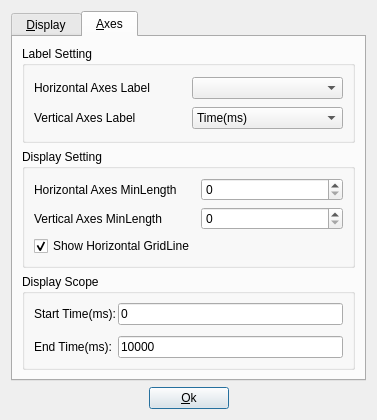
<?xml version="1.0" encoding="UTF-8"?>
<ui version="4.0">
 <class>PlotParamDlg</class>
 <widget class="QDialog" name="PlotParamDlg">
  <property name="geometry">
   <rect>
    <x>0</x>
    <y>0</y>
    <width>377</width>
    <height>420</height>
   </rect>
  </property>
  <property name="windowTitle">
   <string>Dialog</string>
  </property>
  <layout class="QVBoxLayout" name="verticalLayout_4">
   <item>
    <widget class="QTabWidget" name="tabWidget">
     <property name="currentIndex">
      <number>1</number>
     </property>
     <widget class="QWidget" name="tab">
      <attribute name="title">
       <string> &amp;Display </string>
      </attribute>
      <layout class="QVBoxLayout" name="verticalLayout_2">
       <item>
        <widget class="QGroupBox" name="groupBox">
         <property name="title">
          <string>Wiggle Mode</string>
         </property>
         <layout class="QHBoxLayout" name="horizontalLayout_3">
          <item>
           <layout class="QHBoxLayout" name="horizontalLayout_2">
            <item>
             <widget class="QRadioButton" name="WTVArBtn">
              <property name="text">
               <string>WTVA</string>
              </property>
             </widget>
            </item>
            <item>
             <widget class="QRadioButton" name="WTrBtn">
              <property name="text">
               <string>WT</string>
              </property>
             </widget>
            </item>
            <item>
             <widget class="QRadioButton" name="VArBtn">
              <property name="text">
               <string>VA</string>
              </property>
             </widget>
            </item>
           </layout>
          </item>
         </layout>
        </widget>
       </item>
       <item>
        <widget class="QGroupBox" name="groupBox_4">
         <property name="title">
          <string>VA Brush Polarity</string>
         </property>
         <layout class="QHBoxLayout" name="horizontalLayout_5">
          <item>
           <widget class="QCheckBox" name="positiveCbx">
            <property name="text">
             <string>Positive</string>
            </property>
           </widget>
          </item>
          <item>
           <widget class="QCheckBox" name="negativeCbx">
            <property name="text">
             <string>Negative</string>
            </property>
           </widget>
          </item>
         </layout>
        </widget>
       </item>
       <item>
        <widget class="QGroupBox" name="groupBox_5">
         <property name="title">
          <string>Interpolation Type</string>
         </property>
         <layout class="QHBoxLayout" name="horizontalLayout_4">
          <item>
           <widget class="QRadioButton" name="sincRBtn">
            <property name="text">
             <string>Sinc</string>
            </property>
           </widget>
          </item>
          <item>
           <widget class="QRadioButton" name="linearRbtn">
            <property name="text">
             <string>Linear</string>
            </property>
           </widget>
          </item>
         </layout>
        </widget>
       </item>
       <item>
        <layout class="QGridLayout" name="gridLayout_3">
         <item row="0" column="0">
          <widget class="QLabel" name="label_6">
           <property name="sizePolicy">
            <sizepolicy hsizetype="Expanding" vsizetype="Preferred">
             <horstretch>0</horstretch>
             <verstretch>0</verstretch>
            </sizepolicy>
           </property>
           <property name="text">
            <string>Scale Scope:</string>
           </property>
          </widget>
         </item>
         <item row="0" column="1">
          <widget class="QComboBox" name="ScaleScopeCbx">
           <item>
            <property name="text">
             <string>Global</string>
            </property>
           </item>
           <item>
            <property name="text">
             <string>Trace</string>
            </property>
           </item>
          </widget>
         </item>
         <item row="1" column="0">
          <widget class="QLabel" name="label_5">
           <property name="sizePolicy">
            <sizepolicy hsizetype="Expanding" vsizetype="Preferred">
             <horstretch>0</horstretch>
             <verstretch>0</verstretch>
            </sizepolicy>
           </property>
           <property name="text">
            <string>Gain:</string>
           </property>
          </widget>
         </item>
         <item row="1" column="1">
          <widget class="QLineEdit" name="gainEdit">
           <property name="sizePolicy">
            <sizepolicy hsizetype="Preferred" vsizetype="Fixed">
             <horstretch>0</horstretch>
             <verstretch>0</verstretch>
            </sizepolicy>
           </property>
           <property name="maximumSize">
            <size>
             <width>100</width>
             <height>16777215</height>
            </size>
           </property>
           <property name="text">
            <string>1.0</string>
           </property>
          </widget>
         </item>
         <item row="2" column="0">
          <widget class="QLabel" name="label_7">
           <property name="text">
            <string>Trace Inc:</string>
           </property>
          </widget>
         </item>
         <item row="2" column="1">
          <widget class="QSpinBox" name="traceIncSpx"/>
         </item>
        </layout>
       </item>
      </layout>
     </widget>
     <widget class="QWidget" name="tab_2">
      <attribute name="title">
       <string> &amp;Axes </string>
      </attribute>
      <layout class="QVBoxLayout" name="verticalLayout_3">
       <item>
        <widget class="QGroupBox" name="groupBox_2">
         <property name="title">
          <string>Label Setting</string>
         </property>
         <layout class="QGridLayout" name="gridLayout">
          <item row="0" column="0">
           <widget class="QLabel" name="label">
            <property name="text">
             <string>Horizontal Axes Label</string>
            </property>
           </widget>
          </item>
          <item row="0" column="1">
           <widget class="QComboBox" name="horiAxesLbl"/>
          </item>
          <item row="1" column="0">
           <widget class="QLabel" name="label_2">
            <property name="text">
             <string>Vertical Axes Label</string>
            </property>
           </widget>
          </item>
          <item row="1" column="1">
           <widget class="QComboBox" name="vertAxesLbl">
            <item>
             <property name="text">
              <string>Time(ms)</string>
             </property>
            </item>
            <item>
             <property name="text">
              <string>Depth(m)</string>
             </property>
            </item>
           </widget>
          </item>
         </layout>
        </widget>
       </item>
       <item>
        <widget class="QGroupBox" name="groupBox_3">
         <property name="title">
          <string>Display Setting</string>
         </property>
         <layout class="QGridLayout" name="gridLayout_2">
          <item row="0" column="0">
           <widget class="QLabel" name="label_3">
            <property name="text">
             <string>Horizontal Axes MinLength</string>
            </property>
           </widget>
          </item>
          <item row="0" column="1">
           <widget class="QSpinBox" name="horiAxesMinLenEdit"/>
          </item>
          <item row="1" column="0">
           <widget class="QLabel" name="label_4">
            <property name="text">
             <string>Vertical Axes MinLength</string>
            </property>
           </widget>
          </item>
          <item row="1" column="1">
           <widget class="QSpinBox" name="vertAxesMinLenEdit"/>
          </item>
          <item row="2" column="0">
           <widget class="QCheckBox" name="showHoriGridCbx">
            <property name="text">
             <string>Show Horizontal GridLine</string>
            </property>
            <property name="checked">
             <bool>true</bool>
            </property>
            <property name="tristate">
             <bool>false</bool>
            </property>
           </widget>
          </item>
         </layout>
        </widget>
       </item>
       <item>
        <widget class="QGroupBox" name="groupBox_6">
         <property name="title">
          <string>Display Scope</string>
         </property>
         <layout class="QGridLayout" name="gridLayout_4">
          <property name="leftMargin">
           <number>9</number>
          </property>
          <property name="topMargin">
           <number>0</number>
          </property>
          <property name="rightMargin">
           <number>9</number>
          </property>
          <property name="bottomMargin">
           <number>0</number>
          </property>
          <property name="spacing">
           <number>2</number>
          </property>
          <item row="0" column="0">
           <widget class="QLabel" name="label_8">
            <property name="text">
             <string>Start Time(ms):</string>
            </property>
           </widget>
          </item>
          <item row="0" column="1">
           <widget class="QLineEdit" name="startTimeEdit">
            <property name="text">
             <string>0</string>
            </property>
           </widget>
          </item>
          <item row="1" column="0">
           <widget class="QLabel" name="label_9">
            <property name="text">
             <string>End Time(ms):</string>
            </property>
           </widget>
          </item>
          <item row="1" column="1">
           <widget class="QLineEdit" name="endTimeEdit">
            <property name="text">
             <string>10000</string>
            </property>
           </widget>
          </item>
         </layout>
        </widget>
       </item>
      </layout>
     </widget>
    </widget>
   </item>
   <item>
    <layout class="QHBoxLayout" name="horizontalLayout">
     <item>
      <spacer name="horizontalSpacer">
       <property name="orientation">
        <enum>Qt::Horizontal</enum>
       </property>
       <property name="sizeHint" stdset="0">
        <size>
         <width>40</width>
         <height>20</height>
        </size>
       </property>
      </spacer>
     </item>
     <item>
      <widget class="QPushButton" name="okBtn">
       <property name="text">
        <string>&amp;Ok</string>
       </property>
      </widget>
     </item>
     <item>
      <spacer name="horizontalSpacer_2">
       <property name="orientation">
        <enum>Qt::Horizontal</enum>
       </property>
       <property name="sizeHint" stdset="0">
        <size>
         <width>40</width>
         <height>20</height>
        </size>
       </property>
      </spacer>
     </item>
    </layout>
   </item>
  </layout>
 </widget>
 <resources/>
 <connections/>
</ui>
